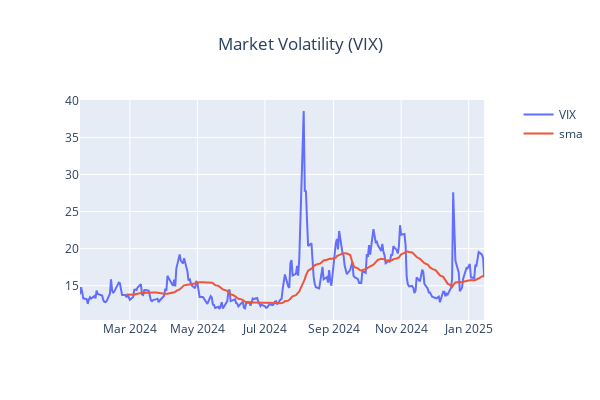

Here is the notebook cell this chart was saved with:
### Markdown cell above
### Implied Volaility

### Code cell
import yfinance
from finta import TA
from plotly.subplots import make_subplots
_t = yfinance.Ticker('^VIX')

COLUMNS = ['Adj Close', 'Open','High','Low','Close','Volume']
_d = _t.history(period='1y')
_d['sma'] = TA.SMA(_d, period=30)

_f=make_subplots(specs=[[{"secondary_y": True}]])
_f.update_layout(title=f"Market Volatility (VIX)", title_x=0.5, width=600, height=400)
_d.reset_index(inplace=True)
_f.add_trace(
    go.Scatter(y=_d['Close'], x=_d['Date'], name="VIX"),
    secondary_y=False
)
_f.add_trace(
    go.Scatter(y=_d['sma'], x=_d['Date'], name=f'sma'),
    secondary_y=False
)
_f.show()

### Figure 1 — Plotly figure (JSON) as saved in the notebook; plotly's stock layout.template omitted (floating-point values rounded to 4 significant figures; data arrays with more than 128 entries replaced by an {"elided": "..."} marker saying what was removed)
{"data": [{"name": "VIX", "type": "scatter", "x": {"elided": "252 str values"}, "xaxis": "x", "y": {"elided": "252 float values"}, "yaxis": "y"}, {"name": "sma", "type": "scatter", "x": {"elided": "252 str values"}, "xaxis": "x", "y": {"elided": "252 float values"}, "yaxis": "y"}], "layout": {"height": 400, "title": {"text": "Market Volatility (VIX)", "x": 0.5}, "width": 600, "xaxis": {"anchor": "y", "domain": [0, 0.94]}, "yaxis": {"anchor": "x", "domain": [0, 1]}, "yaxis2": {"anchor": "x", "overlaying": "y", "side": "right"}}}
